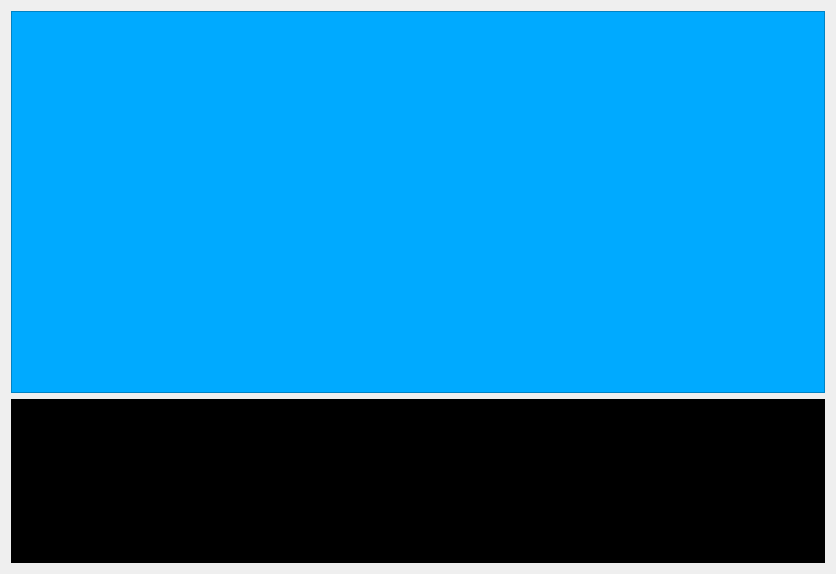
<?xml version="1.0" encoding="UTF-8"?>
<ui version="4.0">
 <class>Form</class>
 <widget class="QWidget" name="Form">
  <property name="geometry">
   <rect>
    <x>0</x>
    <y>0</y>
    <width>836</width>
    <height>574</height>
   </rect>
  </property>
  <property name="windowTitle">
   <string>Form</string>
  </property>
  <layout class="QVBoxLayout" name="verticalLayout" stretch="7,3">
   <item>
    <widget class="QFrame" name="mainWindowBackground">
     <property name="styleSheet">
      <string notr="true">background-color: rgb(0, 170, 255);</string>
     </property>
     <property name="frameShape">
      <enum>QFrame::Shape::StyledPanel</enum>
     </property>
     <property name="frameShadow">
      <enum>QFrame::Shadow::Raised</enum>
     </property>
    </widget>
   </item>
   <item>
    <widget class="QFrame" name="terminalFrame">
     <property name="styleSheet">
      <string notr="true">background-color: rgb(0, 0, 0);</string>
     </property>
     <property name="frameShape">
      <enum>QFrame::Shape::StyledPanel</enum>
     </property>
     <property name="frameShadow">
      <enum>QFrame::Shadow::Raised</enum>
     </property>
     <layout class="QVBoxLayout" name="verticalLayout_2">
      <item>
       <widget class="QLineEdit" name="terminalLineEdit">
        <property name="styleSheet">
         <string notr="true">color: rgb(255, 255, 255);</string>
        </property>
       </widget>
      </item>
      <item>
       <spacer name="verticalSpacer">
        <property name="orientation">
         <enum>Qt::Orientation::Vertical</enum>
        </property>
        <property name="sizeHint" stdset="0">
         <size>
          <width>20</width>
          <height>40</height>
         </size>
        </property>
       </spacer>
      </item>
     </layout>
    </widget>
   </item>
  </layout>
 </widget>
 <resources/>
 <connections/>
</ui>
